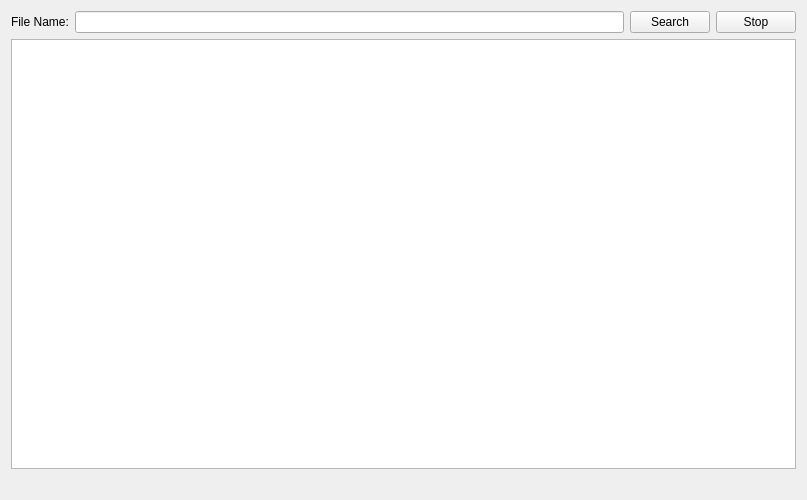
<?xml version="1.0" encoding="UTF-8"?>
<ui version="4.0">
 <class>MainWindow</class>
 <widget class="QMainWindow" name="MainWindow">
  <property name="geometry">
   <rect>
    <x>0</x>
    <y>0</y>
    <width>807</width>
    <height>500</height>
   </rect>
  </property>
  <property name="sizePolicy">
   <sizepolicy hsizetype="Maximum" vsizetype="Maximum">
    <horstretch>0</horstretch>
    <verstretch>0</verstretch>
   </sizepolicy>
  </property>
  <property name="windowTitle">
   <string>Search 1.0</string>
  </property>
  <property name="windowIcon">
   <iconset>
    <normaloff>../../../Users/vineelkumarr/Downloads/1394970630_search_magnifying_glass_find.png</normaloff>../../../Users/vineelkumarr/Downloads/1394970630_search_magnifying_glass_find.png</iconset>
  </property>
  <widget class="QWidget" name="centralWidget">
   <layout class="QGridLayout" name="gridLayout">
    <item row="0" column="0">
     <layout class="QHBoxLayout" name="hblLineEditButtons">
      <item>
       <widget class="QLabel" name="lFileName">
        <property name="text">
         <string>File Name:</string>
        </property>
       </widget>
      </item>
      <item>
       <widget class="QLineEdit" name="leFileName"/>
      </item>
      <item>
       <layout class="QHBoxLayout" name="hblButtons">
        <item>
         <widget class="QPushButton" name="pbSearch">
          <property name="text">
           <string>Search</string>
          </property>
         </widget>
        </item>
        <item>
         <widget class="QPushButton" name="pbStop">
          <property name="text">
           <string>Stop</string>
          </property>
         </widget>
        </item>
       </layout>
      </item>
     </layout>
    </item>
    <item row="1" column="0">
     <widget class="QListWidget" name="lwResults"/>
    </item>
    <item row="2" column="0">
     <widget class="QLabel" name="lStatus">
      <property name="text">
       <string/>
      </property>
     </widget>
    </item>
   </layout>
  </widget>
 </widget>
 <layoutdefault spacing="6" margin="11"/>
 <resources/>
 <connections/>
</ui>
